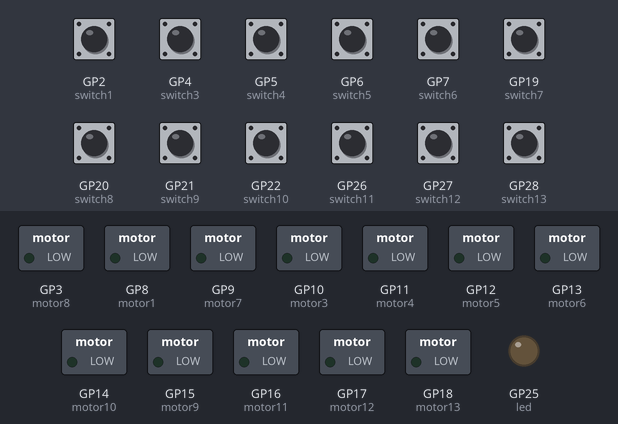
Recording of a program running on a simulated Raspberry Pi Pico running MicroPython. Parts: switched loads named in the program (green lamp = pin HIGH), output pins drawn as LEDs (lit = HIGH). The inputs (shaded band) are chosen by the test bench; at power-on: GP2 (switch1), GP4 (switch3), GP5 (switch4), GP6 (switch5), GP7 (switch6), GP19 (switch7), GP20 (switch8), GP21 (switch9), GP22 (switch10), GP26 (switch11), GP27 (switch12), GP28 (switch13) HIGH.

Above: at 1.2 s.
1.3 s: GP2 (switch1) pulled LOW for 1 s
At 3.1 s:
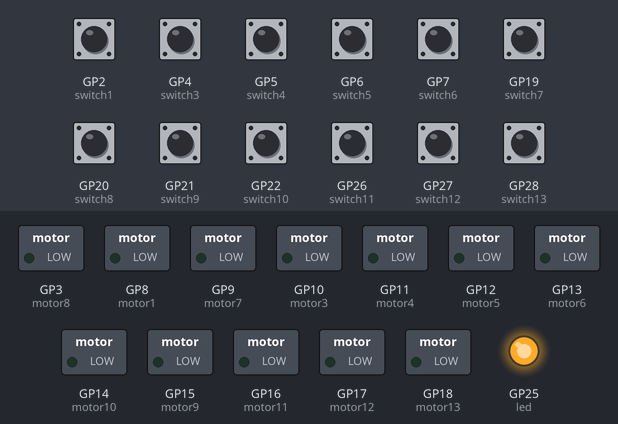
3.8 s: GP4 (switch3) pulled LOW for 0.15 s
At 3.89 s:
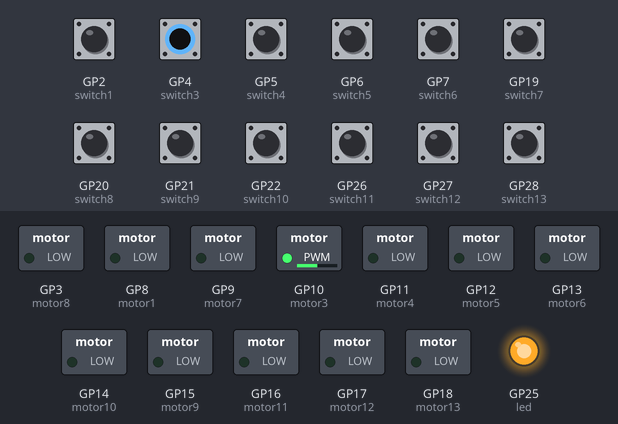
5.4 s: GP5 (switch4) pulled LOW for 0.15 s
At 5.49 s:
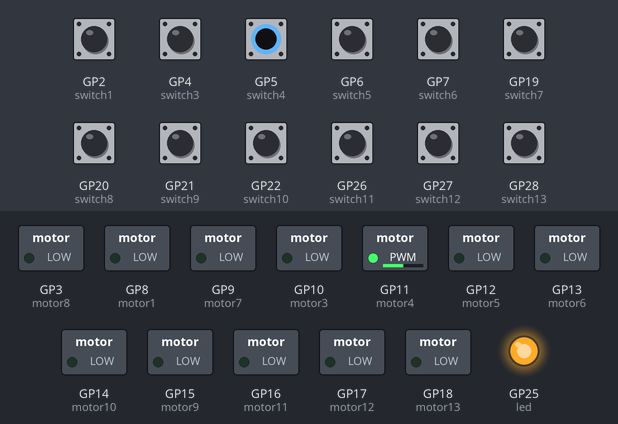
7.0 s: GP6 (switch5) pulled LOW for 0.15 s
At 7.09 s:
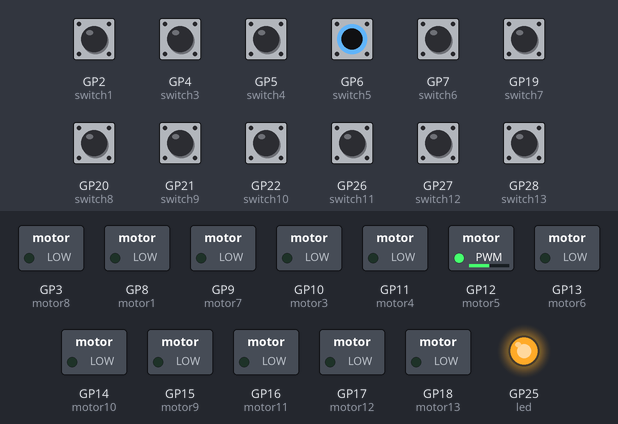
8.6 s: GP7 (switch6) pulled LOW for 0.15 s
At 8.69 s:
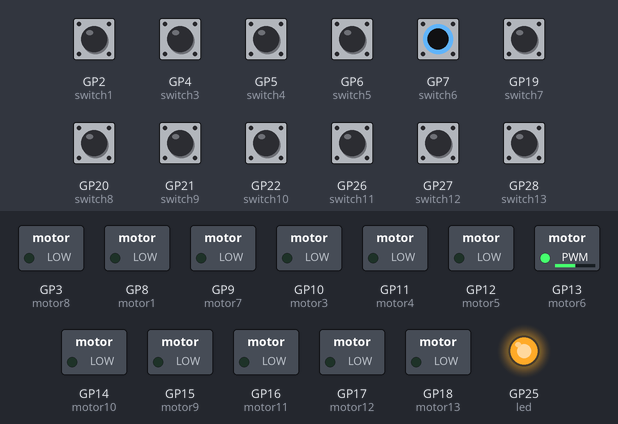
Timing chart, 0 to 11.2 s (numbered marks = the images above; inputs shaded):
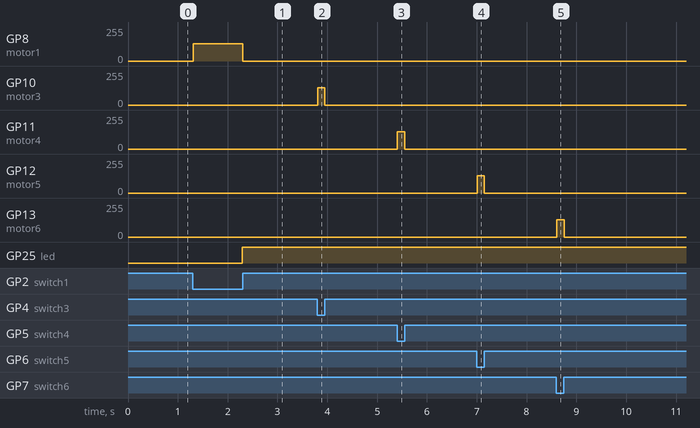

Measured:
- after the input at 1.3 s, GP8 (motor1): 0/255 → 128/255 at once, → 0/255 1.0 s later; GP25 (led): LOW → HIGH after 0.99 s
- after the input at 3.8 s, GP10 (motor3): 0/255 → 128/255 at once, → 0/255 0.15 s later
- after the input at 5.4 s, GP11 (motor4): 0/255 → 128/255 at once, → 0/255 0.15 s later
- after the input at 7.0 s, GP12 (motor5): 0/255 → 128/255 at once, → 0/255 0.15 s later
- after the input at 8.6 s, GP13 (motor6): 0/255 → 128/255 at once, → 0/255 0.15 s later

The program:

main.py
```python
##### SETUP #####
import time
from machine import Pin, PWM, Timer, UART
# The Base Frequency for all notes(motors 1-13) are set on the middle C octave on program launch.
# Base Frequencies are multiplied by 100 for optimal vibrational feel.

# UART init. for communication between Pico and RPi.
# Insures that the GUI will know which buttons are being pressed
# at any given instance.
uart = UART(0, baudrate=115200, tx=Pin(0), rx=Pin(1))
uart.init()

# LED
led = Pin(25, Pin.OUT)
timer = Timer()

def blink(timer):
    led.toggle()

#timer.init(freq = 2, mode = Timer.PERIODIC, callback = blink)

# Middle C (C)
motor1 = PWM(8, freq = 261000, duty_u16 = 0)
switch1 = Pin(2, Pin.IN, Pin.PULL_UP)

# C#/Db has been rewired directly to the RPi due to
# one PWM short on the Pico. Skibidi!
motor2 = PWM(8, freq = 261000, duty_u16 = 0)
switch2 = Pin(2, Pin.IN, Pin.PULL_UP)

# D
motor3 = PWM(10, freq = 293000, duty_u16 = 0)
switch3 = Pin(4, Pin.IN, Pin.PULL_UP)

# D#
motor4 = PWM(11, freq = 311000, duty_u16 = 0)
switch4 = Pin(5, Pin.IN, Pin.PULL_UP)

# E
motor5 = PWM(12, freq = 329000, duty_u16 = 0)
switch5 = Pin(6, Pin.IN, Pin.PULL_UP)

# F
motor6 = PWM(13, freq = 349000, duty_u16 = 0)
switch6 = Pin(7, Pin.IN, Pin.PULL_UP)

# F#/Gb
motor7 = PWM(9, freq = 369000, duty_u16 = 0)
switch7 = Pin(19, Pin.IN, Pin.PULL_UP)

# G
motor8 = PWM(3, freq = 391000, duty_u16 = 0)
switch8 = Pin(20, Pin.IN, Pin.PULL_UP)

# G#/Ab
motor9 = PWM(15, freq = 415000, duty_u16 = 0)
switch9 = Pin(21, Pin.IN, Pin.PULL_UP)

# A
motor10 = PWM(14, freq = 440000, duty_u16 = 0)
switch10 = Pin(22, Pin.IN, Pin.PULL_UP)

# A#/Bb
motor11 = PWM(16, freq = 466000, duty_u16 = 0)
switch11 = Pin(26, Pin.IN, Pin.PULL_UP)

# B
motor12 = PWM(17, freq = 493000, duty_u16 = 0)
switch12 = Pin(27, Pin.IN, Pin.PULL_UP)

# C
motor13 = PWM(18, freq = 523000, duty_u16 = 0)
switch13 = Pin(28, Pin.IN, Pin.PULL_UP)

# Lists needed to iterate in the main loop. Responsible for checking each
# button and motor.
motorList = [motor1, motor2, motor3, motor4, motor5, motor6, motor7, motor8, motor9, motor10, motor11, motor12, motor13]
switchList = [switch1, switch2, switch3, switch4, switch5, switch6, switch7, switch8, switch9, switch10, switch11, switch12, switch13]

##### MAIN #####
#Below are the controls that link the button inputs to its respective motor.
try:
    while True:

        for i in range(0, 13):
            for motor in motorList:
                if i != 1:
                    if switchList[i].value() == 0:
                        motorList[i].duty_u16(32768)

                    # Communicate to RPi what button(s) are being pressed.
                        buttonPressed = str(i) + "\n"

                        # print(buttonPressed)

                        # Send information across wires via UART.
                        uart.write(str(buttonPressed).encode('utf-8'))

                        # blink LED as long as this function executes
                        led.toggle()
                    else:
                        # Turn off motor when not pressed.
                        motorList[i].duty_u16(0)

except KeyboardInterrupt:
    uart.deinit()
```
